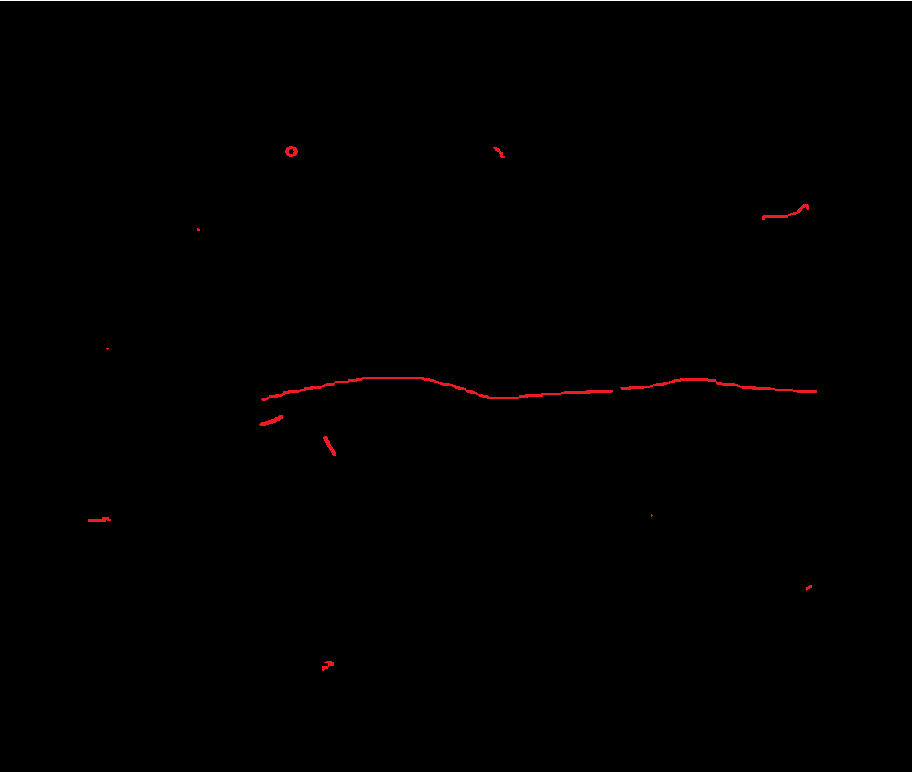
#> input picture profilemeter_alpha/archive codes/noise.png, 912 x 772 px
$ python 'denoise Laser Detection.py'
#> lines starting #> are read from the running program, lines starting #| are printed output that depends on the picture; after the words box and inside, x2 and y2 are one past the last pixel; in counts of white or black regions, pixels touching at a corner belong together
import  cv2
import numpy as np
from  sklearn import  cluster
import time


img = cv2.imread('noise.png')
#> img is the input picture: shape (772, 912, 3); mean B, G, R 0.4, 0.4, 1.1


def laserDetection( img, thresh=120, eps=10, min_samples=5 ):
#> called with thresh = 120, eps = 10, min_samples = 5
    b,g,r = cv2.split( img )
    msk = r - np.maximum(b,g).astype( np.int16 )
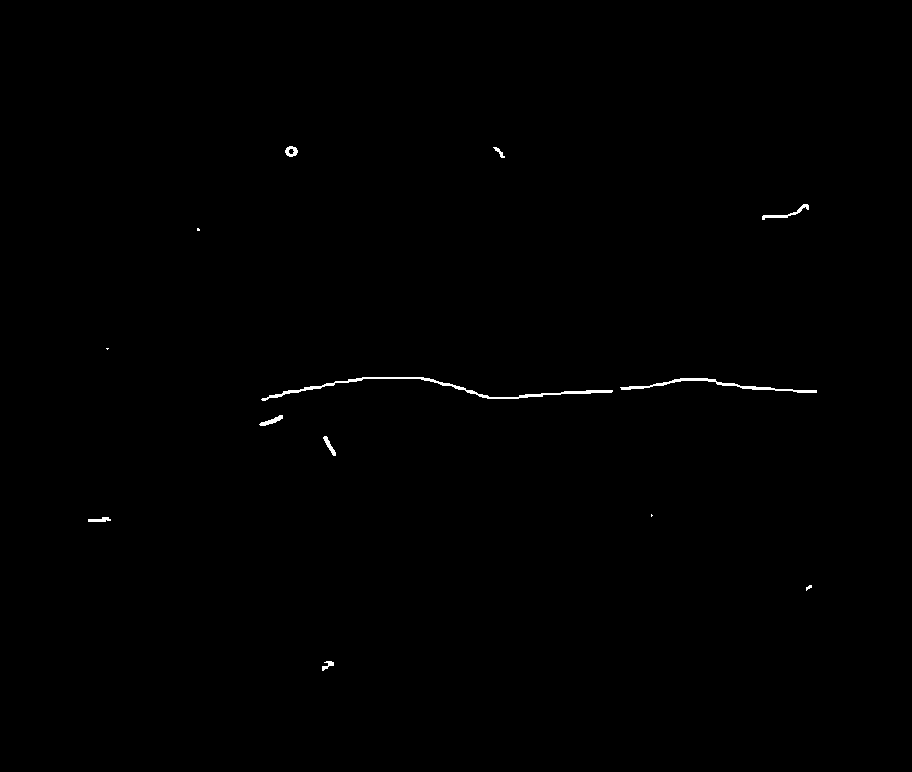
#> msk: shape (772, 912) int16; values 0 (black) and 201 (white), 0.31% white; 13 white regions (3 under 20 px), largest, box (x1, y1, x2, y2) and area: (261, 377, 613, 401) 943, (620, 378, 817, 393) 550, (762, 204, 809, 220) 159
    msk = np.clip(msk, 0, 255 ).astype(np.uint8 )
    _, msk = cv2.threshold( msk , thresh , 255  , cv2.THRESH_BINARY )
    pts = np.transpose( np.nonzero(msk) )
#> pts = 2152 pairs, first value 146 to 670, second value 88 to 816
    clst = cluster.DBSCAN( eps=eps, min_samples = min_samples ).fit(pts )
    lbl = clst.labels_
#> lbl = 2152 values, max 9 at index 2094, min -1 at index 303, mean 4.01
    lbl[lbl<0] = lbl.max()+1
    hist = np.bincount( lbl )
#> hist = [90, 46, 159, 8, 1493, 104, 89, 77, 20, 58, 8]
    biggest_class = np.argmax( hist )
#> biggest_class = 4
    res_pts = pts[lbl == biggest_class ]
#> res_pts = 1493 pairs, first value 377 to 400, second value 261 to 816
    res_msk = np.zeros_like(msk)
    res_msk[ res_pts[:,0], res_pts[:,1]] = 255
    return res_msk


t = time.time()
res = laserDetection(img)
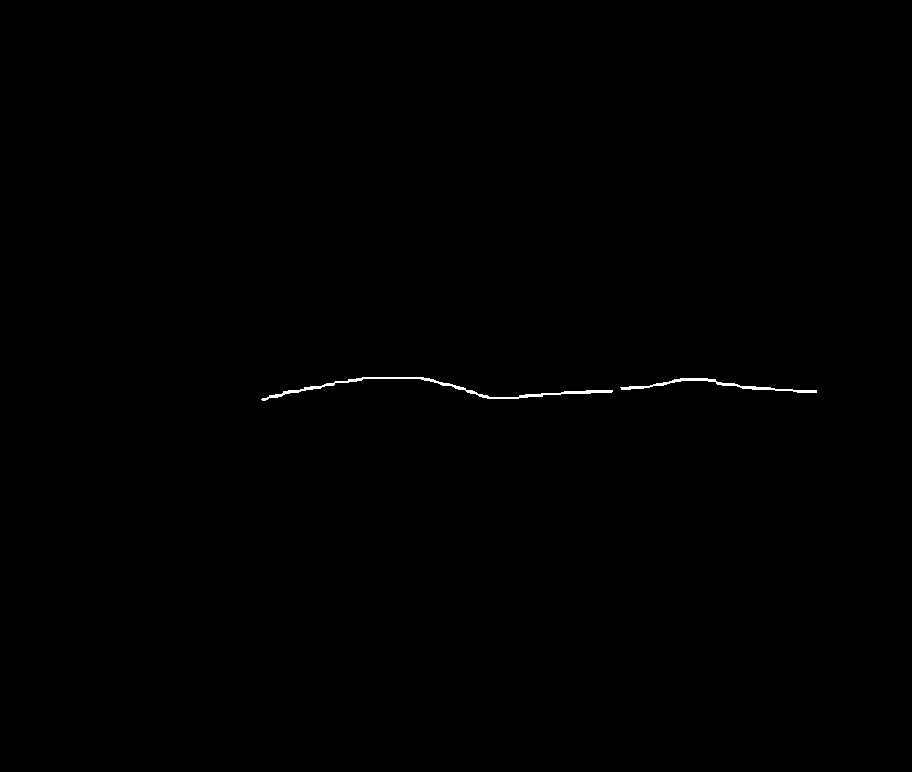
#> res: shape (772, 912); 0.21% white; 2 white regions, box (x1, y1, x2, y2) and area: (261, 377, 613, 401) 943, (620, 378, 817, 393) 550
print( time.time() - t )
cv2.circle(img, (10,250), 5, (255,0,0), thickness=-1)
#> img: shape (772, 912, 3); 0.01% of pixels changed, all inside (x1, y1, x2, y2) = (5, 245, 16, 256)
cv2.imshow('img', img )
cv2.imshow('res', res )
